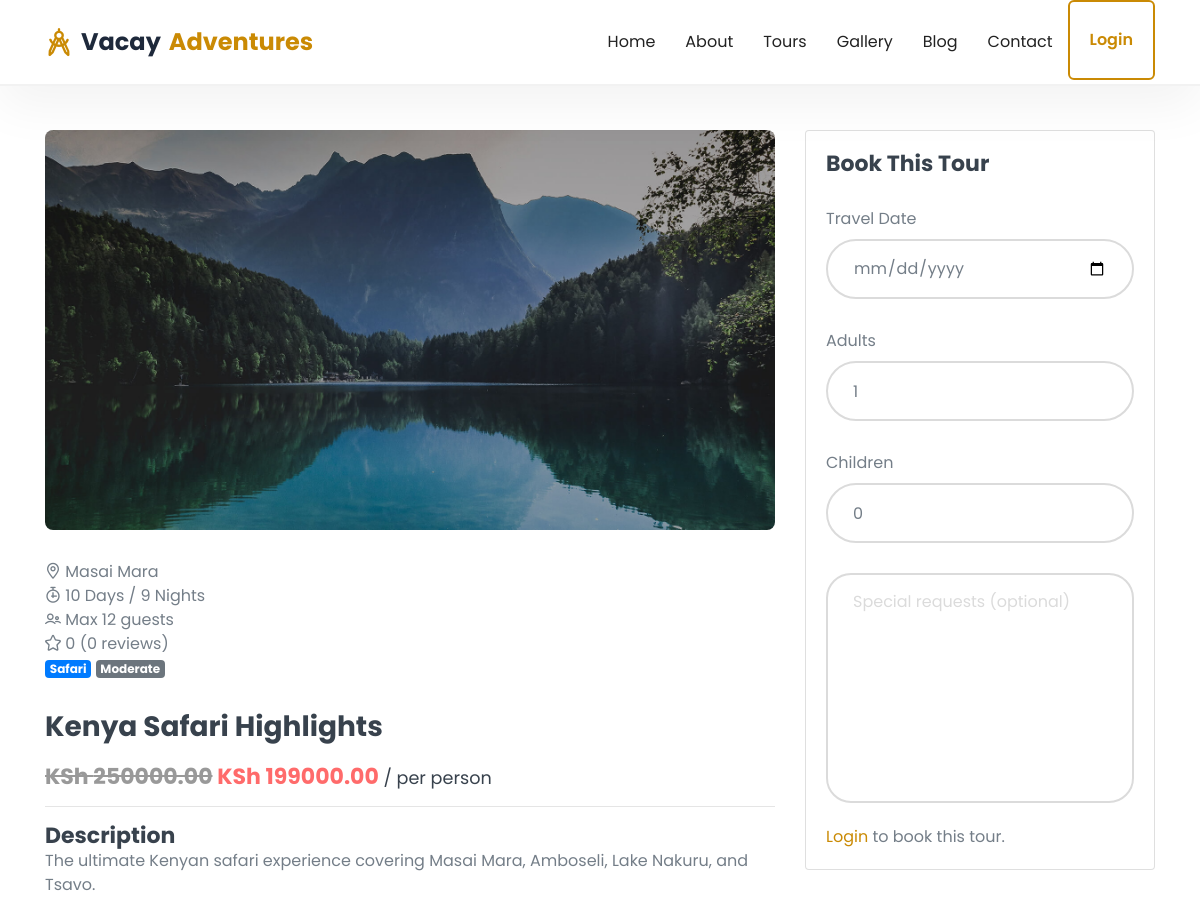
The app's page /tour/kenya-safari-highlights/ (upper part), older data.
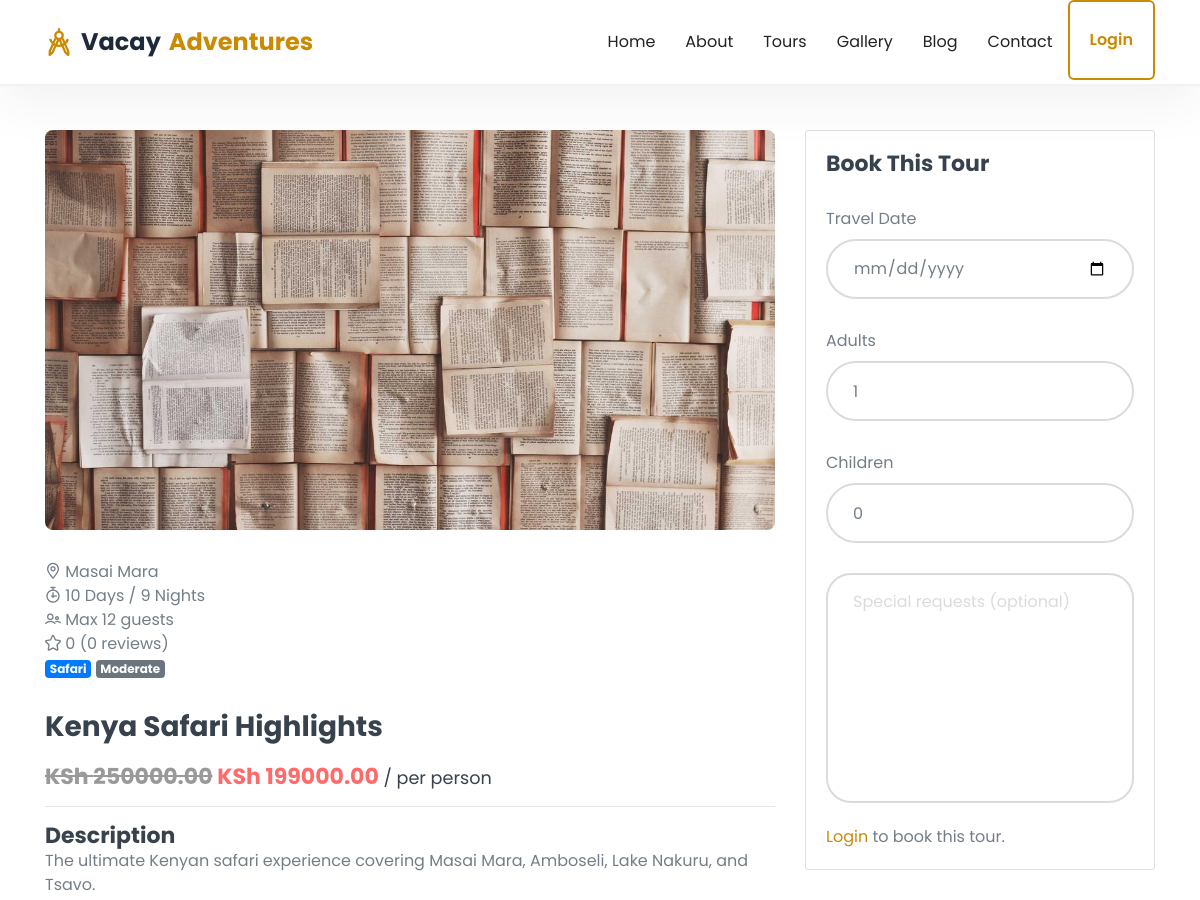
The same page, newer data.
### tours/models.py (models this page shows, shortened)
class TourImage(models.Model):
    tour = models.ForeignKey(TourPackage, on_delete=models.CASCADE, related_name='images')
    image = models.ImageField(upload_to='tours/')
    caption = models.CharField(max_length=200, blank=True)
    is_main = models.BooleanField(default=False)
    class Meta:
        ordering = ['-is_main']

### tours/views.py (the view)
# urls.py: path('tour/<slug:slug>/', views.tour_detail, name='tour_detail'),
def tour_detail(request, slug):
    tour = get_object_or_404(TourPackage, slug=slug, status='published')
    tour_images = tour.images.all()
    main_image = tour.image if tour.image else (tour_images.filter(is_main=True).first() or tour_images.first())
    reviews = tour.reviews.filter(is_active=True)
    similar_tours = TourPackage.objects.filter(
        category=tour.category, status='published'
    ).exclude(id=tour.id)[:3]
    included = [s.strip() for s in tour.included_services.split('\n') if s.strip()] if tour.included_services else []
    excluded = [s.strip() for s in tour.excluded_services.split('\n') if s.strip()] if tour.excluded_services else []
    itinerary = [s.strip() for s in tour.itinerary.split('\n') if s.strip()] if tour.itinerary else []
    context = {
        'tour': tour,
        'main_image': main_image,
        'tour_images': tour_images,
        'reviews': reviews,
        'similar_tours': similar_tours,
        'included': included,
        'excluded': excluded,
        'itinerary': itinerary,
        'avg_rating': tour.average_rating(),
        'review_count': tour.review_count(),
    }
    return render(request, 'tours/tour_detail.html', context)

### core/context_processors.py (called while the page is built)
def site_settings(request):
    try:
        settings = SiteSetting.objects.first()
    except:
        settings = None
    return {'site_settings': settings}

### tours/models.py (called while the page is built)
    def average_rating(self):
        reviews = self.reviews.filter(is_active=True)
        if reviews.exists():
            return round(sum(r.rating for r in reviews) / reviews.count(), 1)
        return 0

    def review_count(self):
        return self.reviews.filter(is_active=True).count()

### templates/tours/tour_detail.html (shortened to what the changed rows need)
{% extends 'base.html' %}
{% load static %}
{% block content %}
<section class="pt-130 pb-130">
    <div class="container">
        <div class="row">
            <div class="col-lg-8">
                <div class="tour_main_image mb-30">
                    {% if main_image %}
                    <img src="{% if main_image.image %}{{ main_image.image.url }}{% else %}{{ main_image.url }}{% endif %}" alt="{{ tour.title }}" style="width:100%;height:400px;object-fit:cover;border-radius:8px;">
                    {% else %}
                    <img src="{% static 'images/hero-area.jpg' %}" alt="{{ tour.title }}" style="width:100%;height:400px;object-fit:cover;border-radius:8px;">
                    {% endif %}
                </div>
            </div>
        </div>
    </div>
</section>
{% endblock %}

Row changes from the older to the newer data that the page shows:
added TourImage: image (picture)
